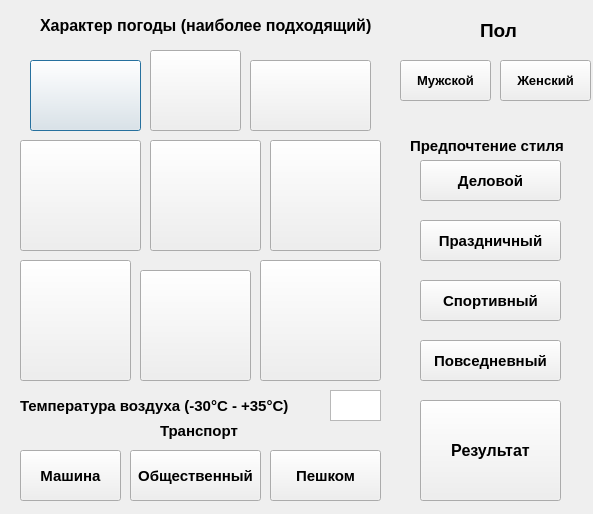
<?xml version="1.0" encoding="UTF-8"?>
<ui version="4.0">
 <class>MainWindow</class>
 <widget class="QDialog" name="MainWindow">
  <property name="geometry">
   <rect>
    <x>0</x>
    <y>0</y>
    <width>593</width>
    <height>514</height>
   </rect>
  </property>
  <property name="windowTitle">
   <string>Dialog</string>
  </property>
  <widget class="QLabel" name="label">
   <property name="geometry">
    <rect>
     <x>40</x>
     <y>0</y>
     <width>371</width>
     <height>51</height>
    </rect>
   </property>
   <property name="font">
    <font>
     <pointsize>12</pointsize>
     <weight>75</weight>
     <bold>true</bold>
    </font>
   </property>
   <property name="text">
    <string>Характер погоды (наиболее подходящий)</string>
   </property>
  </widget>
  <widget class="QPushButton" name="btn1">
   <property name="geometry">
    <rect>
     <x>30</x>
     <y>60</y>
     <width>111</width>
     <height>71</height>
    </rect>
   </property>
   <property name="styleSheet">
    <string notr="true">background-image: url(:/newPrefix/Рисунки/Рисунок2.jpg);</string>
   </property>
   <property name="text">
    <string/>
   </property>
  </widget>
  <widget class="QPushButton" name="btn2">
   <property name="geometry">
    <rect>
     <x>150</x>
     <y>50</y>
     <width>91</width>
     <height>81</height>
    </rect>
   </property>
   <property name="styleSheet">
    <string notr="true">background-image: url(:/newPrefix/Рисунки/Рисунок3.jpg);</string>
   </property>
   <property name="text">
    <string/>
   </property>
  </widget>
  <widget class="QPushButton" name="btn3">
   <property name="geometry">
    <rect>
     <x>250</x>
     <y>60</y>
     <width>121</width>
     <height>71</height>
    </rect>
   </property>
   <property name="styleSheet">
    <string notr="true">background-image: url(:/newPrefix/Рисунки/Рисунок4.jpg);</string>
   </property>
   <property name="text">
    <string/>
   </property>
  </widget>
  <widget class="QPushButton" name="btn4">
   <property name="geometry">
    <rect>
     <x>20</x>
     <y>140</y>
     <width>121</width>
     <height>111</height>
    </rect>
   </property>
   <property name="styleSheet">
    <string notr="true">background-image: url(:/newPrefix/Рисунки/Рисунок5.jpg);</string>
   </property>
   <property name="text">
    <string/>
   </property>
  </widget>
  <widget class="QPushButton" name="btn5">
   <property name="geometry">
    <rect>
     <x>150</x>
     <y>140</y>
     <width>111</width>
     <height>111</height>
    </rect>
   </property>
   <property name="styleSheet">
    <string notr="true">background-image: url(:/newPrefix/Рисунки/Рисунок6.jpg);</string>
   </property>
   <property name="text">
    <string/>
   </property>
  </widget>
  <widget class="QPushButton" name="btn6">
   <property name="geometry">
    <rect>
     <x>270</x>
     <y>140</y>
     <width>111</width>
     <height>111</height>
    </rect>
   </property>
   <property name="minimumSize">
    <size>
     <width>91</width>
     <height>61</height>
    </size>
   </property>
   <property name="styleSheet">
    <string notr="true">background-image: url(:/newPrefix/Рисунки/Рисунок7.jpg);</string>
   </property>
   <property name="text">
    <string/>
   </property>
  </widget>
  <widget class="QPushButton" name="btn7">
   <property name="geometry">
    <rect>
     <x>20</x>
     <y>260</y>
     <width>111</width>
     <height>121</height>
    </rect>
   </property>
   <property name="styleSheet">
    <string notr="true">background-image: url(:/newPrefix/Рисунки/Рисунок8.jpg);</string>
   </property>
   <property name="text">
    <string/>
   </property>
  </widget>
  <widget class="QPushButton" name="btn8">
   <property name="geometry">
    <rect>
     <x>140</x>
     <y>270</y>
     <width>111</width>
     <height>111</height>
    </rect>
   </property>
   <property name="styleSheet">
    <string notr="true">background-image: url(:/newPrefix/Рисунки/Рисунок9.jpg);</string>
   </property>
   <property name="text">
    <string/>
   </property>
  </widget>
  <widget class="QPushButton" name="btn9">
   <property name="geometry">
    <rect>
     <x>260</x>
     <y>260</y>
     <width>121</width>
     <height>121</height>
    </rect>
   </property>
   <property name="styleSheet">
    <string notr="true">background-image: url(:/newPrefix/Рисунки/Рисунок10.jpg);</string>
   </property>
   <property name="text">
    <string/>
   </property>
  </widget>
  <widget class="QLabel" name="label_2">
   <property name="geometry">
    <rect>
     <x>480</x>
     <y>10</y>
     <width>41</width>
     <height>41</height>
    </rect>
   </property>
   <property name="font">
    <font>
     <pointsize>14</pointsize>
     <weight>75</weight>
     <bold>true</bold>
    </font>
   </property>
   <property name="text">
    <string>Пол</string>
   </property>
  </widget>
  <widget class="QPushButton" name="btn10">
   <property name="geometry">
    <rect>
     <x>400</x>
     <y>60</y>
     <width>91</width>
     <height>41</height>
    </rect>
   </property>
   <property name="font">
    <font>
     <pointsize>10</pointsize>
     <weight>75</weight>
     <bold>true</bold>
    </font>
   </property>
   <property name="text">
    <string>Мужской</string>
   </property>
  </widget>
  <widget class="QPushButton" name="btn11">
   <property name="geometry">
    <rect>
     <x>500</x>
     <y>60</y>
     <width>91</width>
     <height>41</height>
    </rect>
   </property>
   <property name="font">
    <font>
     <pointsize>10</pointsize>
     <weight>75</weight>
     <bold>true</bold>
    </font>
   </property>
   <property name="text">
    <string>Женский</string>
   </property>
  </widget>
  <widget class="QLabel" name="label_3">
   <property name="geometry">
    <rect>
     <x>410</x>
     <y>130</y>
     <width>171</width>
     <height>31</height>
    </rect>
   </property>
   <property name="font">
    <font>
     <pointsize>11</pointsize>
     <weight>75</weight>
     <bold>true</bold>
    </font>
   </property>
   <property name="text">
    <string>Предпочтение стиля</string>
   </property>
  </widget>
  <widget class="QPushButton" name="btn12">
   <property name="geometry">
    <rect>
     <x>420</x>
     <y>160</y>
     <width>141</width>
     <height>41</height>
    </rect>
   </property>
   <property name="font">
    <font>
     <pointsize>11</pointsize>
     <weight>75</weight>
     <bold>true</bold>
    </font>
   </property>
   <property name="text">
    <string>Деловой</string>
   </property>
  </widget>
  <widget class="QPushButton" name="btn13">
   <property name="geometry">
    <rect>
     <x>420</x>
     <y>220</y>
     <width>141</width>
     <height>41</height>
    </rect>
   </property>
   <property name="font">
    <font>
     <pointsize>11</pointsize>
     <weight>75</weight>
     <bold>true</bold>
    </font>
   </property>
   <property name="text">
    <string>Праздничный</string>
   </property>
  </widget>
  <widget class="QPushButton" name="btn14">
   <property name="geometry">
    <rect>
     <x>420</x>
     <y>280</y>
     <width>141</width>
     <height>41</height>
    </rect>
   </property>
   <property name="font">
    <font>
     <pointsize>11</pointsize>
     <weight>75</weight>
     <bold>true</bold>
    </font>
   </property>
   <property name="text">
    <string>Спортивный</string>
   </property>
  </widget>
  <widget class="QPushButton" name="btn15">
   <property name="geometry">
    <rect>
     <x>420</x>
     <y>340</y>
     <width>141</width>
     <height>41</height>
    </rect>
   </property>
   <property name="font">
    <font>
     <pointsize>11</pointsize>
     <weight>75</weight>
     <bold>true</bold>
    </font>
   </property>
   <property name="text">
    <string>Повседневный</string>
   </property>
  </widget>
  <widget class="QLabel" name="label_4">
   <property name="geometry">
    <rect>
     <x>20</x>
     <y>390</y>
     <width>301</width>
     <height>31</height>
    </rect>
   </property>
   <property name="font">
    <font>
     <pointsize>11</pointsize>
     <weight>75</weight>
     <bold>true</bold>
    </font>
   </property>
   <property name="text">
    <string>Температура воздуха (-30°C - +35°C)</string>
   </property>
  </widget>
  <widget class="QTextEdit" name="textEdit">
   <property name="geometry">
    <rect>
     <x>330</x>
     <y>390</y>
     <width>51</width>
     <height>31</height>
    </rect>
   </property>
  </widget>
  <widget class="QLabel" name="label_5">
   <property name="geometry">
    <rect>
     <x>160</x>
     <y>420</y>
     <width>81</width>
     <height>21</height>
    </rect>
   </property>
   <property name="font">
    <font>
     <pointsize>11</pointsize>
     <weight>75</weight>
     <bold>true</bold>
    </font>
   </property>
   <property name="text">
    <string>Транспорт</string>
   </property>
  </widget>
  <widget class="QPushButton" name="btn16">
   <property name="geometry">
    <rect>
     <x>20</x>
     <y>450</y>
     <width>101</width>
     <height>51</height>
    </rect>
   </property>
   <property name="font">
    <font>
     <pointsize>11</pointsize>
     <weight>75</weight>
     <bold>true</bold>
    </font>
   </property>
   <property name="text">
    <string>Машина</string>
   </property>
  </widget>
  <widget class="QPushButton" name="btn17">
   <property name="geometry">
    <rect>
     <x>130</x>
     <y>450</y>
     <width>131</width>
     <height>51</height>
    </rect>
   </property>
   <property name="font">
    <font>
     <pointsize>11</pointsize>
     <weight>75</weight>
     <bold>true</bold>
    </font>
   </property>
   <property name="text">
    <string>Общественный</string>
   </property>
  </widget>
  <widget class="QPushButton" name="btn18">
   <property name="geometry">
    <rect>
     <x>270</x>
     <y>450</y>
     <width>111</width>
     <height>51</height>
    </rect>
   </property>
   <property name="font">
    <font>
     <pointsize>11</pointsize>
     <weight>75</weight>
     <bold>true</bold>
    </font>
   </property>
   <property name="text">
    <string>Пешком</string>
   </property>
  </widget>
  <widget class="QPushButton" name="btn19">
   <property name="geometry">
    <rect>
     <x>420</x>
     <y>400</y>
     <width>141</width>
     <height>101</height>
    </rect>
   </property>
   <property name="font">
    <font>
     <pointsize>12</pointsize>
     <weight>75</weight>
     <bold>true</bold>
    </font>
   </property>
   <property name="text">
    <string>Результат</string>
   </property>
  </widget>
 </widget>
 <resources>
  <include location="../../Desktop/Гавриленко Лилия/Яндекс_Лицей/Project1/Кнопка1.qrc"/>
  <include location="../../Desktop/Гавриленко Лилия/Яндекс_Лицей/Project1/Кнопка10.qrc"/>
  <include location="../../Desktop/Гавриленко Лилия/Яндекс_Лицей/Project1/Кнопка8.qrc"/>
  <include location="../../Desktop/Гавриленко Лилия/Яндекс_Лицей/Project1/Кнопка7.qrc"/>
  <include location="../../Desktop/Гавриленко Лилия/Яндекс_Лицей/Project1/Кнопка6.qrc"/>
  <include location="../../Desktop/Гавриленко Лилия/Яндекс_Лицей/Project1/Кнопка5.qrc"/>
  <include location="../../Desktop/Гавриленко Лилия/Яндекс_Лицей/Project1/Кнопка4.qrc"/>
  <include location="../../Desktop/Гавриленко Лилия/Яндекс_Лицей/Project1/Кнопка3.qrc"/>
  <include location="../../Desktop/Гавриленко Лилия/Яндекс_Лицей/Project1/Кнопка2.qrc"/>
 </resources>
 <connections/>
</ui>
